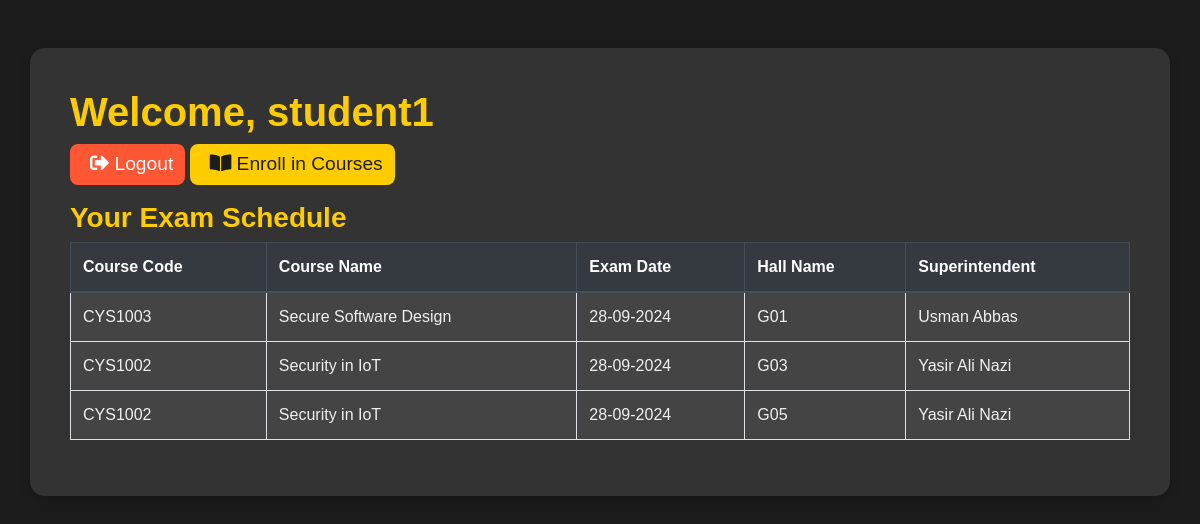
The page /student_dashboard.php (signed in) on the database its author committed.
### tables this page shows
CREATE TABLE `courses` (
  `id` int(11) NOT NULL,
  `course_code` varchar(10) NOT NULL,
  `course_name` varchar(100) NOT NULL,
  `enrollment` int(11) NOT NULL
);

CREATE TABLE `exam_datesheet` (
  `id` int(11) NOT NULL,
  `course_code` varchar(10) NOT NULL,
  `exam_date` date NOT NULL,
  `hall_id` int(11) NOT NULL,
  `superintendent_id` int(11) NOT NULL
);

CREATE TABLE `examination_halls` (
  `id` int(11) NOT NULL,
  `hall_name` varchar(100) NOT NULL,
  `capacity` int(11) NOT NULL
);

CREATE TABLE `superintendents` (
  `id` int(11) NOT NULL,
  `name` varchar(100) NOT NULL,
  `contact` varchar(15) NOT NULL
);

### student_dashboard.php (the view, shortened to what this page needs)
<?php
include 'config.php';
$student_id = $_SESSION['user']['id'];
$username = $_SESSION['user']['username'];
?>
<!DOCTYPE html>
<html lang="en">
<head>
    <link rel="stylesheet" href="https://stackpath.bootstrapcdn.com/bootstrap/4.5.2/css/bootstrap.min.css">
    <link rel="stylesheet" href="https://cdnjs.cloudflare.com/ajax/libs/font-awesome/5.15.3/css/all.min.css">
</head>
<body>
    <div class="container mt-5">
        <h1>Welcome, <?php echo $username; ?></h1>
        <a href="logout.php" class="btn btn-danger mb-3"><i class="fas fa-sign-out-alt"></i> Logout</a>
        <a href="enroll_courses.php" class="btn btn-primary mb-3"><i class="fas fa-book-open"></i> Enroll in Courses</a>
        <h3>Your Exam Schedule</h3>
        <table class="table table-bordered table-hover">
            <thead class="thead-dark">
                <tr>
                    <th>Course Code</th>
                    <th>Course Name</th>
                    <th>Exam Date</th>
                    <th>Hall Name</th>
                    <th>Superintendent</th>
                </tr>
            </thead>
            <tbody>
                <?php
                $query = "SELECT c.course_code, c.course_name, e.exam_date, h.hall_name, s.name AS superintendent
                          FROM enrollments en
                          JOIN courses c ON en.course_code = c.course_code
                          JOIN exam_datesheet e ON c.course_code = e.course_code
                          JOIN examination_halls h ON e.hall_id = h.id
                          JOIN superintendents s ON e.superintendent_id = s.id
                          WHERE en.user_id = $student_id";
                $result = $conn->query($query);
                if ($result && $result->num_rows > 0) {
                    while ($row = $result->fetch_assoc()) {
                        echo "<tr>
                                <td>{$row['course_code']}</td>
                                <td>{$row['course_name']}</td>
                                <td>" . date("d-m-Y", strtotime($row['exam_date'])) . "</td>
                                <td>{$row['hall_name']}</td>
                                <td>{$row['superintendent']}</td>
                              </tr>";
                    }
                } else {
                    echo "<tr><td colspan='5'>No exams scheduled for you.</td></tr>";
                }
                ?>
            </tbody>
        </table>
    </div>
</body>
</html>

### student_dashboard.php (style rules this page uses)
body { background-color: #1c1c1c; color: #f0f0f0; font-family: 'Arial', sans-serif; }
.container { background-color: #333; padding: 40px; border-radius: 15px; box-shadow: 0px 4px 12px rgba(0, 0, 0, 0.2); margin-top: 50px; }
h1, h3 { font-weight: 700; color: #ffcc00; }
.btn { font-size: 1.2rem; border-radius: 8px; }
.btn-primary { background-color: #ffcc00; color: #1c1c1c; border: none; }
.btn-danger { background-color: #ff5733; color: #fff; border: none; }
.table { background-color: #444; color: #f0f0f0; }
.table th { background-color: #ffcc00; color: #1c1c1c; }
.thead-dark th { color: #1c1c1c; }
.btn-primary i, .btn-danger i { margin-left: 8px; }

### rows shown on the page
courses: course_code "CYS1003", course_name "Secure Software Design", exam_datesheet.exam_date "28-09-2024", examination_halls.hall_name "G01", superintendents.name "Usman Abbas"
courses: course_code "CYS1002", course_name "Security in IoT", exam_datesheet.exam_date "28-09-2024", examination_halls.hall_name "G03", superintendents.name "Yasir Ali Nazi", examination_halls.hall_name "G05"

### other values the page prints
$username "student1"
